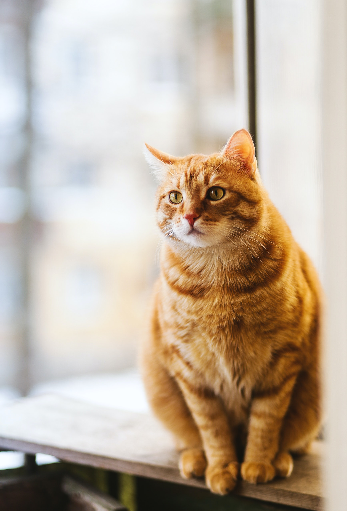
#> input picture Original Input Images/Chapter 3/image.jpg, 347 x 511 px, found by its file name
$ python 'Creating an image histogram.py'
#> lines starting #> are read from the running program, lines starting #| are printed output that depends on the picture
import cv2
import matplotlib.pyplot as plt

img = cv2.imread("image.jpg")
#> img is the input picture: shape (511, 347, 3); mean B, G, R 160.4, 177, 192

gray_img = cv2.cvtColor(img, cv2.COLOR_BGR2GRAY)
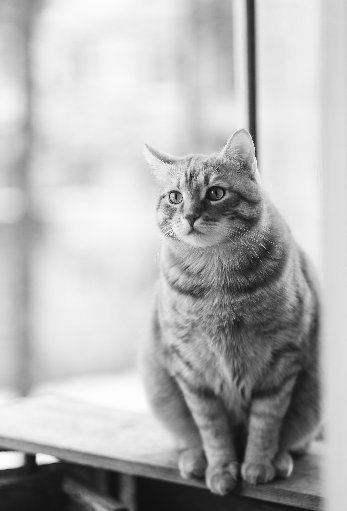
#> gray_img: shape (511, 347); min 15, max 253, mean 179.6

# Define number of bins for the histogram
num_bins = 8

# Define the range for each bin
bin_range = [0, 256]

# Calculate the histogram with 256 bins
hist = cv2.calcHist([gray_img], [0], None, [num_bins], bin_range)
#> hist = [6343, 10569, 13125, 10376, 11942, 19753, 40944, 64265]


# Calculate the histogram with 8 bins
hist2 = cv2.calcHist([gray_img], [0], None, [256], bin_range)
#> hist2 = 256 values, max 4717 at index 237, min 0 at index 0, mean 692.6

# Plot the histogram using matplotlib
plt.plot(hist)
plt.xlim([0, 255])
plt.show()
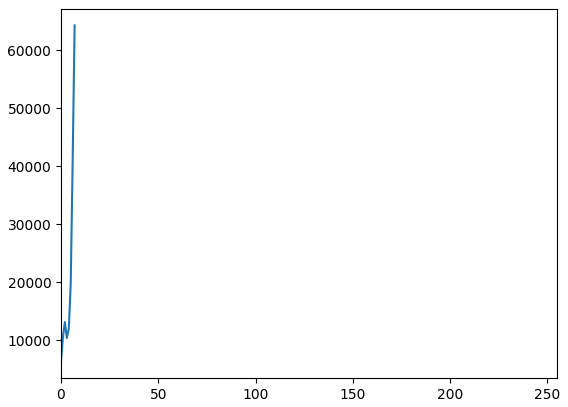
#> figure drawn by matplotlib, 1 panel

plt.plot(hist2)
plt.xlim([0, num_bins-1])
plt.show()
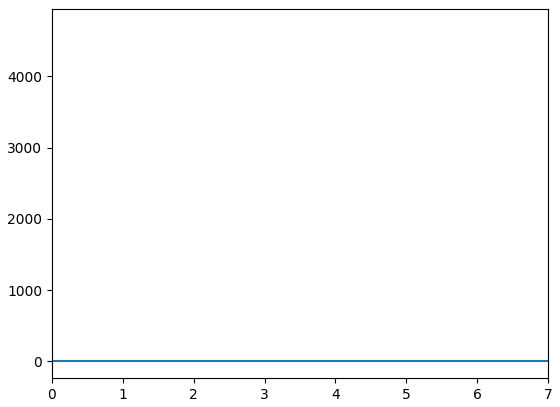
#> figure drawn by matplotlib, 1 panel; curve peaks at x = 237, y = 4717
